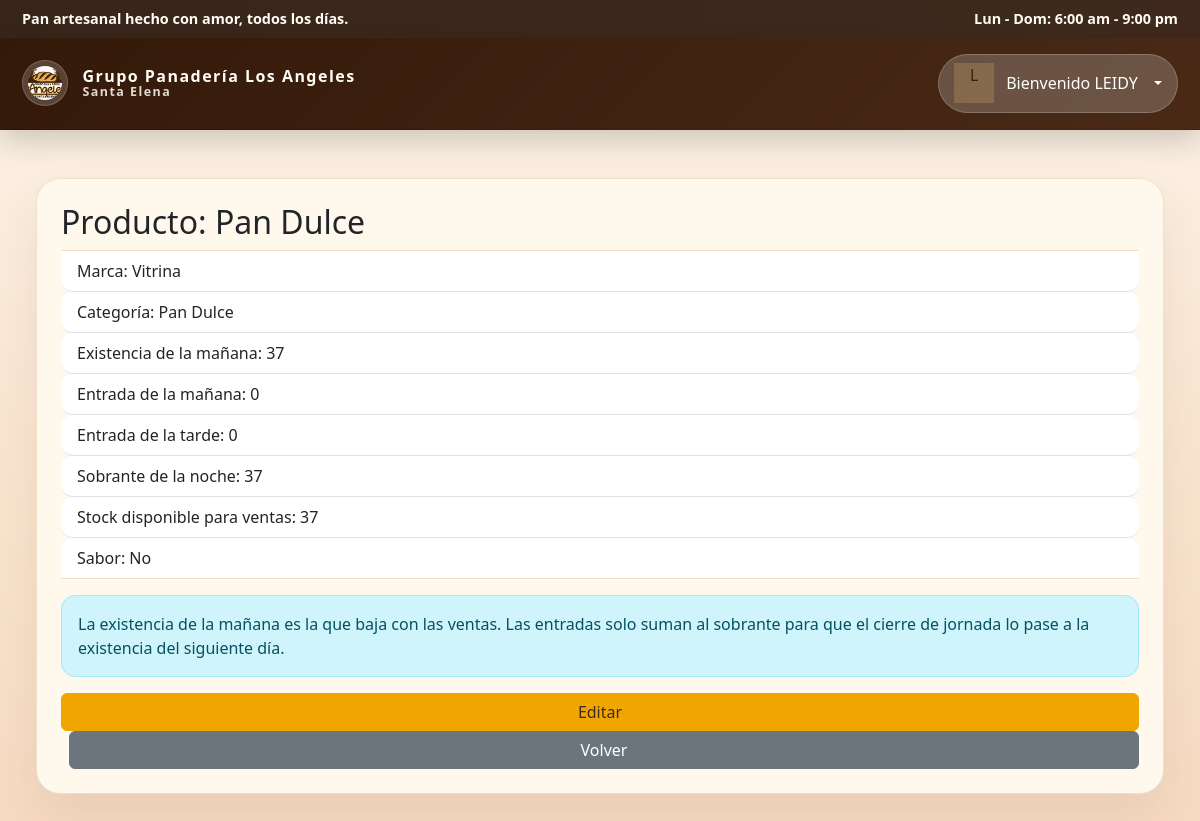
The app's page /panaderia/productos/2/ (signed in), older data.
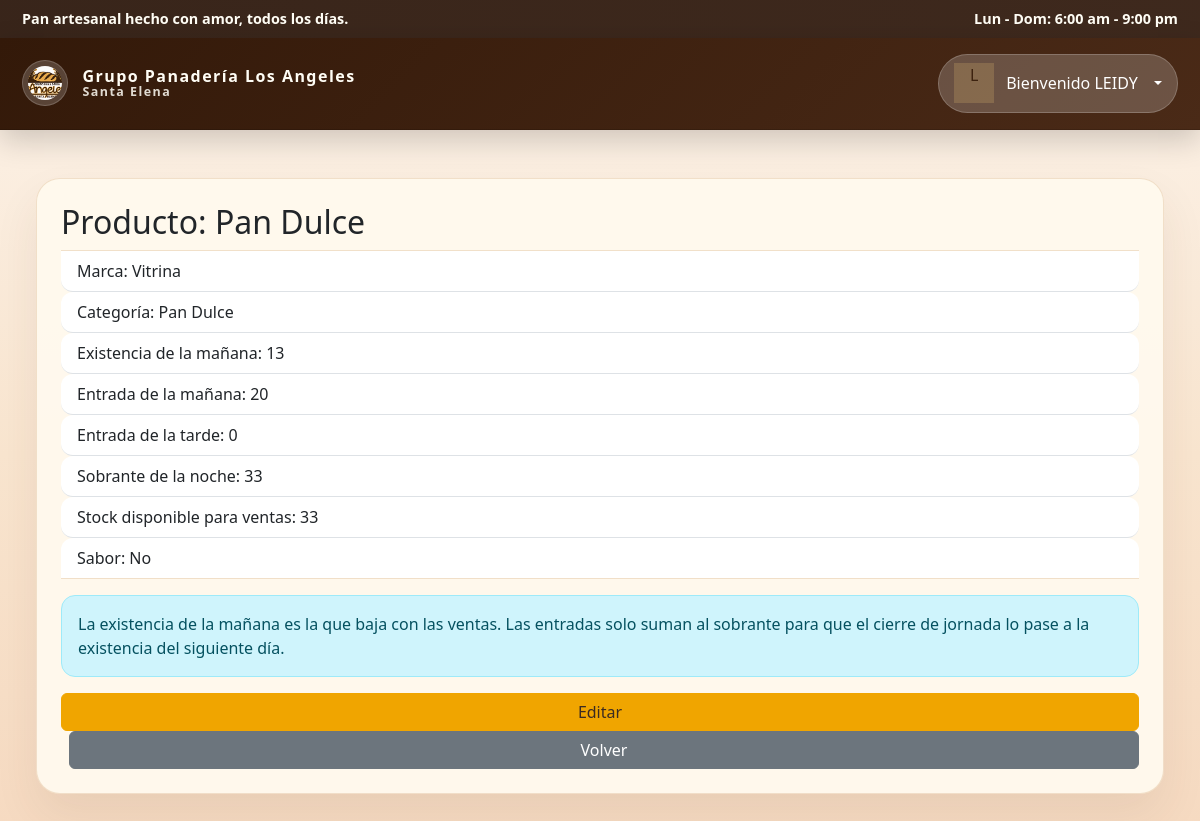
The same page, newer data.
### panaderia/models.py (models this page shows, shortened)
class Producto(models.Model):
    CATEGORIA_CHOICES = [
        ('pan_salado', 'Pan Salado'),
        ('pan_dulce', 'Pan Dulce'),
        ('pasteleria', 'Pastelería'),
        ('bebida', 'Bebida'),
        ('chucheria', 'Chuchería'),
        ('recurso', 'Recurso'),
    ]
    nombre = models.CharField(max_length=150, verbose_name='Nombre')
    existencia_manana = models.PositiveIntegerField(default=0, verbose_name='Existencia mañana')
    entrada_manana = models.PositiveIntegerField(default=0, verbose_name='Entrada mañana')
    entrada_tarde = models.PositiveIntegerField(default=0, verbose_name='Entrada tarde')
    stock = models.PositiveIntegerField(default=0, verbose_name='Stock disponible')
    marca = models.ForeignKey(Marca, null=True, blank=True, on_delete=models.SET_NULL, related_name='productos')
    categoria = models.CharField(max_length=20, choices=CATEGORIA_CHOICES, default='pan_salado', verbose_name='Categoría')
    sabor = models.BooleanField(default=False, verbose_name='Sabor')
    class Meta:
        verbose_name = 'Producto'
        verbose_name_plural = 'Productos'

class Marca(models.Model):
    TIPO_CHOICES = [
        ('panaderia', 'Panadería'),
        ('bebida', 'Bebidas'),
        ('chucheria', 'Chucherías'),
        ('recurso', 'Recursos'),
    ]
    nombre = models.CharField(max_length=100, verbose_name='Nombre')
    tipo = models.CharField(max_length=20, choices=TIPO_CHOICES, default='panaderia', verbose_name='Tipo')
    class Meta:
        verbose_name = 'Marca'
        verbose_name_plural = 'Marcas'

### panaderia/views.py (the view)
# urls.py: path('productos/<int:pk>/', pan_views.ProductDetailView.as_view(), name='product_detail'),
class ProductDetailView(AdminRequiredMixin, generic.DetailView):
    model = Producto
    template_name = 'panaderia/product_detail.html'

### panaderia/views.py (called while the page is built)
    def test_func(self):
        return self.request.user.is_active and (self.request.user.is_staff or self.request.user.is_superuser)

### panaderia/templates/panaderia/product_detail.html
{% extends 'base.html' %}
{% block content %}
<div class="card p-4">
    <h2>Producto: {{ object.nombre }}</h2>
    <ul class="list-group list-group-flush mb-3">
        <li class="list-group-item">Marca: {% if object.marca %}{{ object.marca.nombre }}{% else %}-{% endif %}</li>
        <li class="list-group-item">Categoría: {{ object.get_categoria_display }}</li>
        <li class="list-group-item">Existencia de la mañana: {{ object.existencia_manana }}</li>
        <li class="list-group-item">Entrada de la mañana: {{ object.entrada_manana }}</li>
        <li class="list-group-item">Entrada de la tarde: {{ object.entrada_tarde }}</li>
        <li class="list-group-item">Sobrante de la noche: {{ object.existencia_manana|add:object.entrada_manana|add:object.entrada_tarde }}</li>
        <li class="list-group-item">Stock disponible para ventas: {{ object.stock }}</li>
        <li class="list-group-item">Sabor: {% if object.sabor %}Sí{% else %}No{% endif %}</li>
    </ul>
    <div class="alert alert-info">
        La existencia de la mañana es la que baja con las ventas. Las entradas solo suman al sobrante para que el cierre de jornada lo pase a la existencia del siguiente día.
    </div>
    <a href="{% url 'panaderia:product_update' object.id %}" class="btn btn-warning">Editar</a>
    <a href="{% url 'panaderia:product_list' %}" class="btn btn-secondary ms-2">Volver</a>
</div>
{% endblock %}

Row changes from the older to the newer data that the page shows:
changed Producto "Pan Dulce": existencia_manana "37" → "13"; entrada_manana "0" → "20"; existencia_manana|add "37" → "33"; stock "37" → "33"
